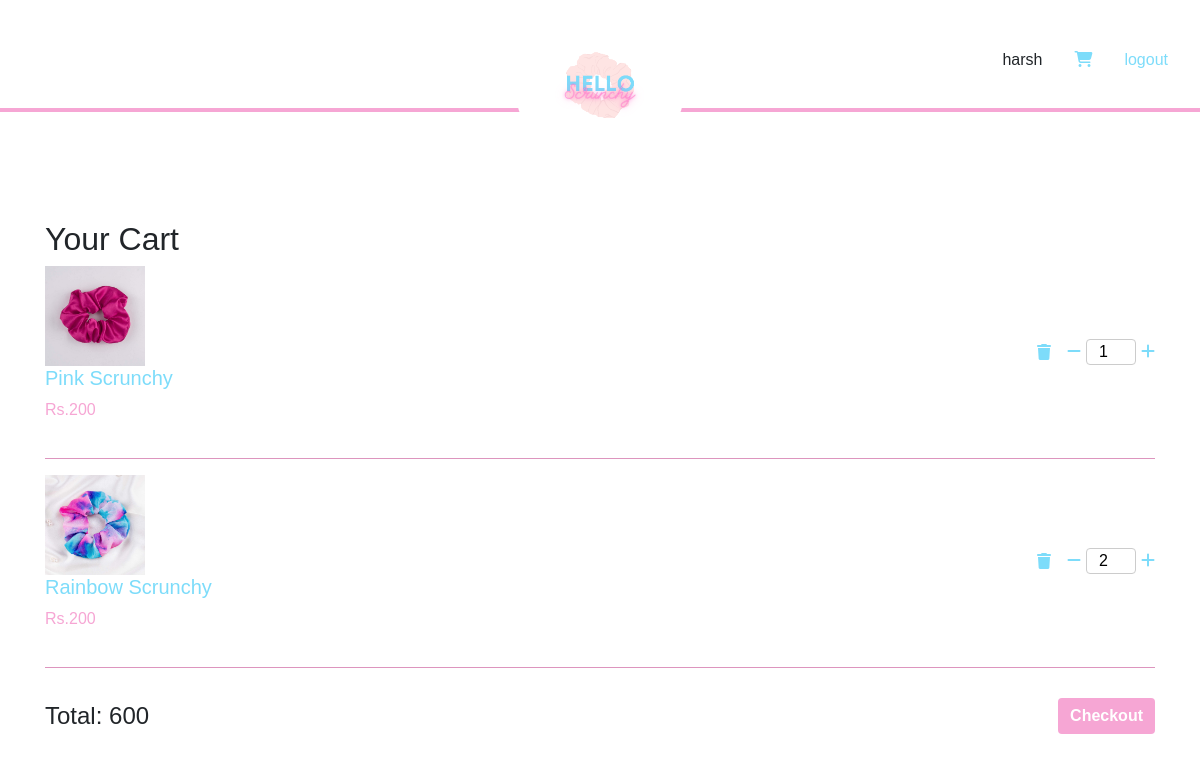
The page /cart/ (signed in) on the database its author committed.
### users/models.py (models this page shows, shortened)
class CustomUser(AbstractUser):
    email = models.EmailField(_("email address"), unique=True)
    mobile = models.CharField(max_length=10, blank=True, null=True)
    username = models.CharField(max_length=150)
    USERNAME_FIELD = "email"
    REQUIRED_FIELDS = []
    objects = CustomUserManager()

### app/models.py (models this page shows, shortened)
class CartItem(models.Model):
    cart = models.ForeignKey(Cart, on_delete=models.CASCADE)
    product = models.ForeignKey(
        Product, on_delete=models.SET_NULL, blank=True, null=True
    )
    quantity = models.PositiveIntegerField(default=0)

class Product(models.Model):
    name = models.CharField(max_length=60)
    price = models.IntegerField()
    image = models.ImageField(null=True, blank=True, upload_to="images/")

### app/views.py (the view)
# urls.py: path("cart/", views.cart, name="cart"),
@login_required(login_url="login")
def cart(request):
    items = CartItem.objects.filter(cart__user=request.user)
    total = 0
    for item in items:
        total = total + item.product.price * item.quantity
    context = {"items": items, "total": total}
    return render(request, "app/cart.html", context)

### app/templates/app/cart.html
{% extends 'main.html' %} {% block content %}{% load static %}
<section class="cart-section">
  <div class="container">
    <h2>Your Cart</h2>
    <div class="cart-items">
      {% for item in items %}
      <div class="cart-item">
        <div class="item-details">
          <img
            class="cart-image"
            src="{{item.product.image.url}}"
            alt="{{item.product.name}}"
          />
          <div class="item-info">
            <h5 class="pro-name">{{item.product.name}}</h5>
            <p class="pro-price">Rs.{{item.product.price}}</p>
          </div>
        </div>
        <div class="quantity ml-auto">
          <a href="{% url 'cart_delete' item.id %}">
            <i class="fa-solid fa-trash" style="color: #7ddcfa; margin: 1rem">
            </i>
          </a>
          <a href="{% url 'cart_minus' item.id %}" class="quantity-btn minus">
            <i class="fa-solid fa-minus"></i>
          </a>
          <input
            type="number"
            class="quantity-input"
            value="{{item.quantity}}"
            min="1"
          />
          <a href="{% url 'cart_plus' item.id %}" class="quantity-btn plus">
            <i class="fa-solid fa-plus"></i>
          </a>
        </div>
      </div>
      <hr />
      {% endfor %}
    </div>
    <div class="cart-total">
      <h4>Total: {{total}}</h4>
      <button class="btn btn-primary">Checkout</button>
    </div>
  </div>
</section>
{% endblock content %}

### templates/nav.html
{% load static %}
<header>
  <nav class="nav">
    <a href="/">
      <img id="logo" src="{% static 'images/logo.png' %}" alt="" />
    </a>
  </nav>
  <div class="nav-info">
    {{request.user.username}}
    <a href="{% url 'cart' %}">
      <i class="fa-solid fa-cart-shopping" style="color: var(--dblue)"></i
    ></a>
    {% if request.user.is_authenticated %}
    <a href="{% url 'logout' %}"> logout</a>
    {% else %}
    <a href="{% url 'login' %}"> login</a>
    {% endif %}
  </div>
</header>

### static/styles/style.css (style rules this page uses)
* { font-family: Arial, sans-serif; margin: 0; padding: 0; box-sizing: border-box; --blue: #D7FCFC; --pink: #F6A6D4; --dblue: #7DDCFA; }
button { background-color: var(--pink) !important; color: white !important; border: 0px !important; font-weight: bolder !important; transition: all 0.5s; border-radius: 4px; }
a { color: var(--dblue) !important; }
hr { background-color: var(--pink); }
header { margin-bottom: 3rem; }
.nav { border-bottom: 4px solid var(--pink); height: 7rem; display: flex; justify-content: center; align-items: center; }
#logo { border-radius: 50%; width: 170px; height: 170px; background-color: white; }
.nav-info { position: absolute; top: 3rem; right: 2rem; display: flex; align-items: center; justify-content: center; gap: 2rem; }
.pro-name { color: var(--dblue); }
.pro-price { color: var(--pink); }
.cart-section { padding: 60px 0; }
.cart-items { margin-bottom: 30px; }
.cart-item { display: flex; align-items: center; margin-bottom: 20px; }
.cart-image { width: 100px; height: 100px; object-fit: cover; margin-right: 20px; }
.item-info { display: flex; flex-direction: column; justify-content: space-between; flex-grow: 1; }
.quantity { display: flex; align-items: center; }
.quantity-btn { cursor: pointer; }
.quantity-input { width: 50px; text-align: center; border: 1px solid #ccc; border-radius: 4px; margin: 0 5px; }
.cart-total { display: flex; justify-content: space-between; align-items: center; }
.cart-total h4 { margin-bottom: 0; }

### rows shown on the page
CustomUser: user.username "harsh"
CartItem: product.image (picture), product.name "Pink Scrunchy", product.price "200", quantity "1"
CartItem: product.image (picture), product.name "Rainbow Scrunchy", product.price "200", quantity "2"

### other values the page prints
{{ total }} "600"
